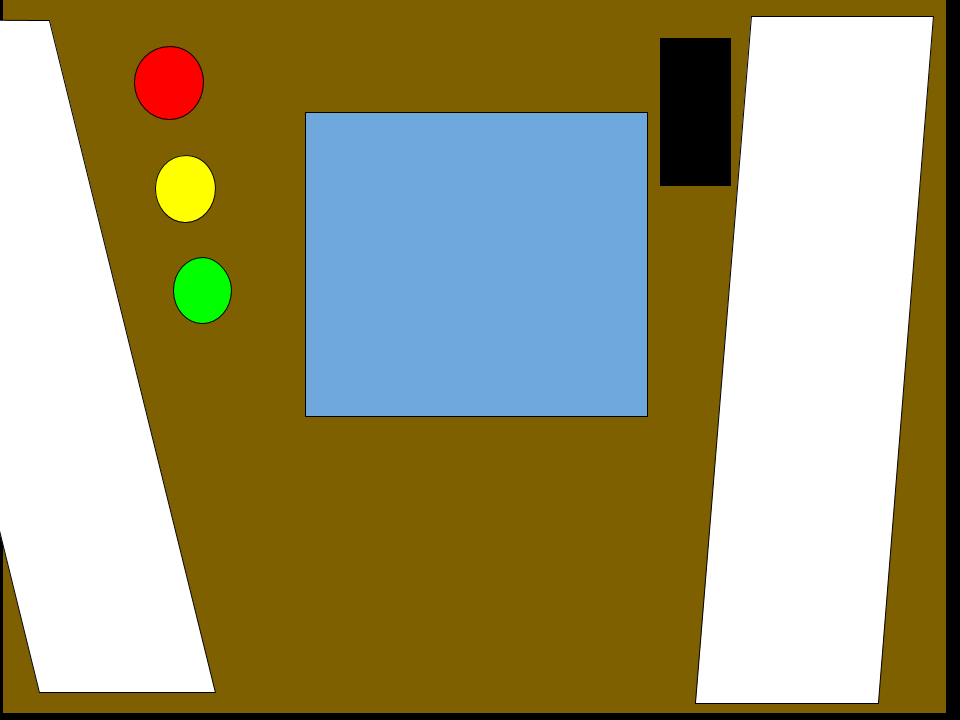
#> input picture Analise_Camera/Detection/teste.png, 960 x 720 px
$ python -i util.py   (imports and definitions only)   (Python 2 division)   (older library calls are emulated)
#> lines starting #> are read from the running program, lines starting #| are printed output that depends on the picture
#> further down, picture is the input picture: shape (720, 960, 3); mean B, G, R 110.3, 151.4, 158.3
#encoding: utf-8
"""
    Módulo contendo funções usadas para auxiliar desenvolvimento do projeto
"""
import cv2 as cv
import numpy as np
from config import *


# [9 lines left out: function detectaHSV, not called in this run]

def contaPixelsDetectados(img):
    """conta quantos pixels brancos estao na máscara enviada"""
    return np.sum(img == 255)

# [29 lines left out: functions desvioDoCarro, haObstaculoNaPista, ROIporPorcentagem, pixelPorPorcentagem, not called in this run]

def ROI_Direito(img):
    """faz uma ROI com o lado direito da imagem"""
    return ROIporPorcentagem(img,0,100,50,100)

def ROI_Esquerdo(img):
    """faz uma ROI com o lado esquerdo da imagem"""
    return ROIporPorcentagem(img,0,100,0,50)

# [12 lines left out: functions limiarOtimoCanal, limiarOtimoCanalPixel, not called in this run]

def calibraHSV(img):
    """faz a calibracao usando funcao acima, retorna limiar que separa cor da direita da tela e da esquerda
    """
	hsv = cv.cvtColor(img, cv.COLOR_BGR2HSV)
#> hsv: shape (720, 960, 3); mean H, S, V 27.2, 146.7, 175.6
	H,S,V = cv.split(hsv)
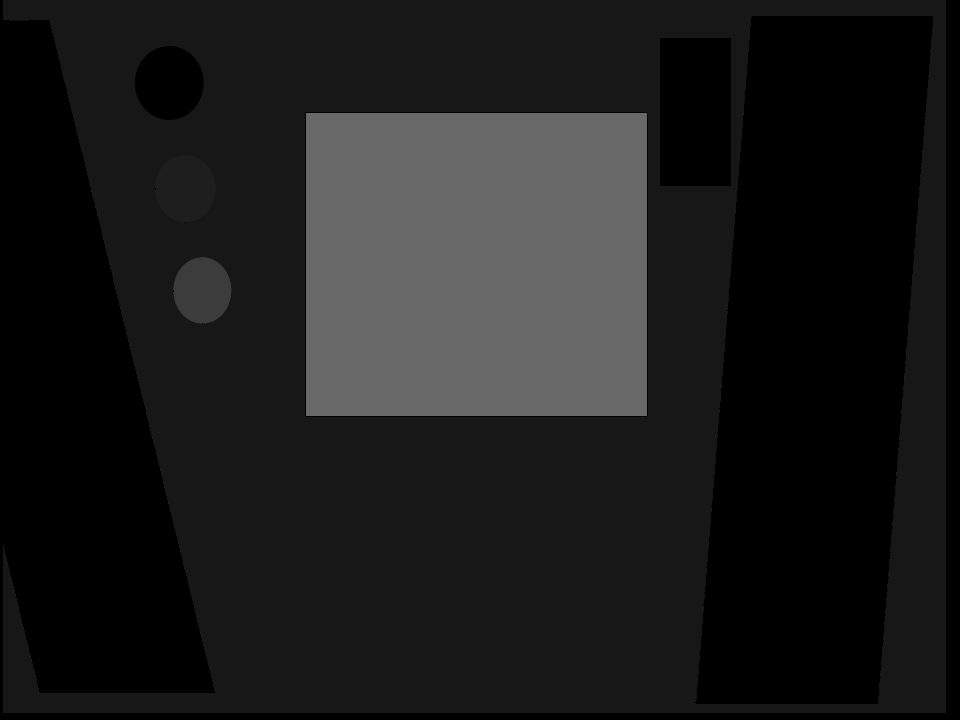
#> H: shape (720, 960); min 0, max 104, mean 27.2
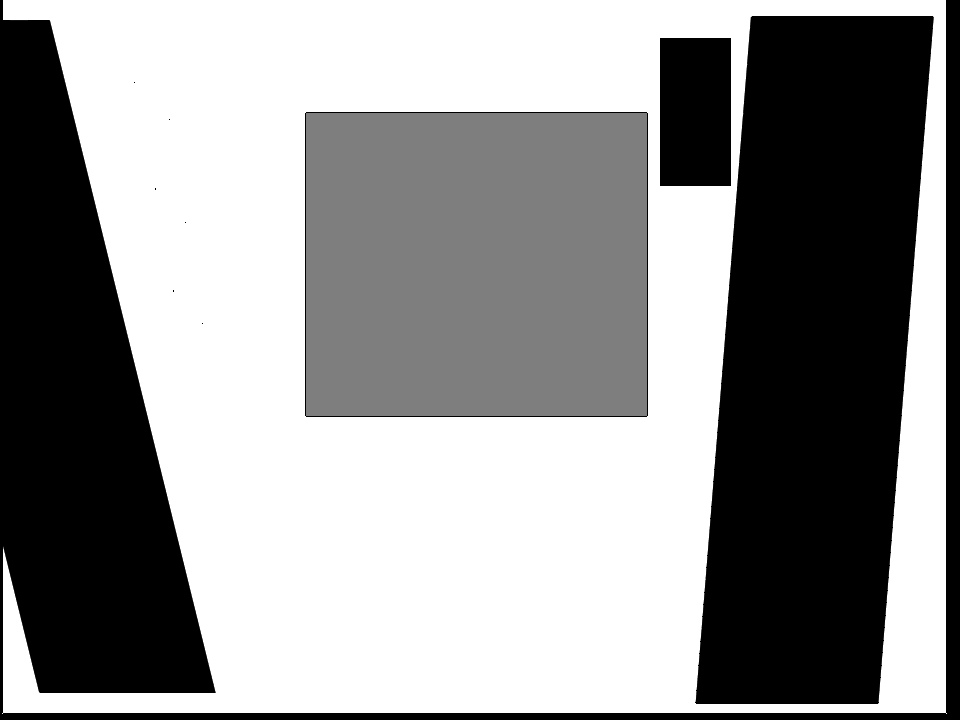
#> S: shape (720, 960); min 0, max 255, mean 146.7
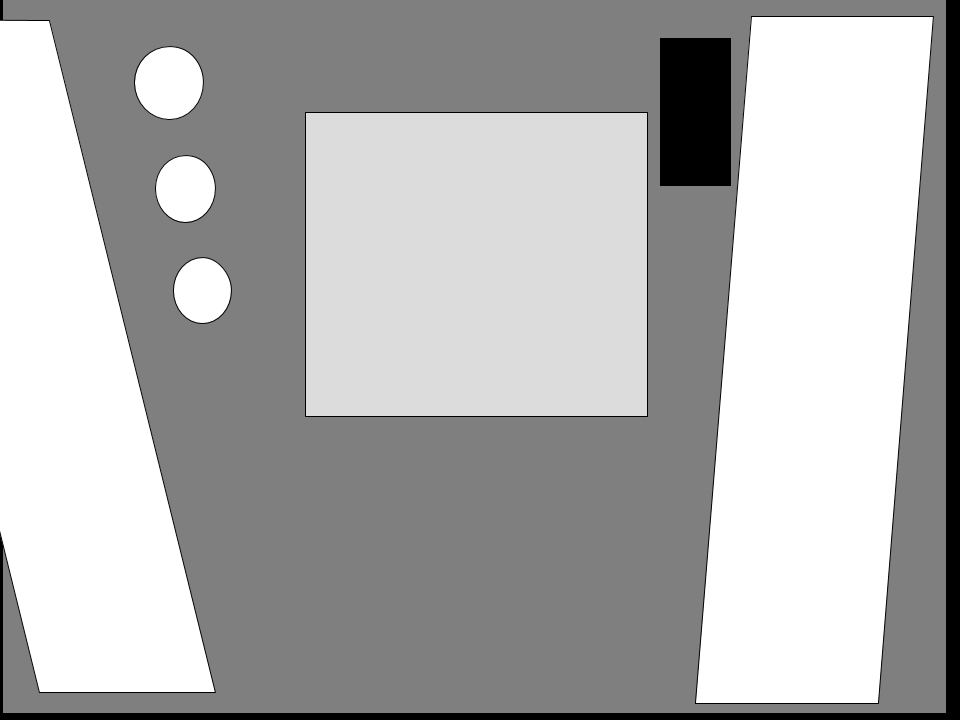
#> V: shape (720, 960); min 0, max 255, mean 175.6

#> (the run stopped early here; a loop or call above may not have finished)
